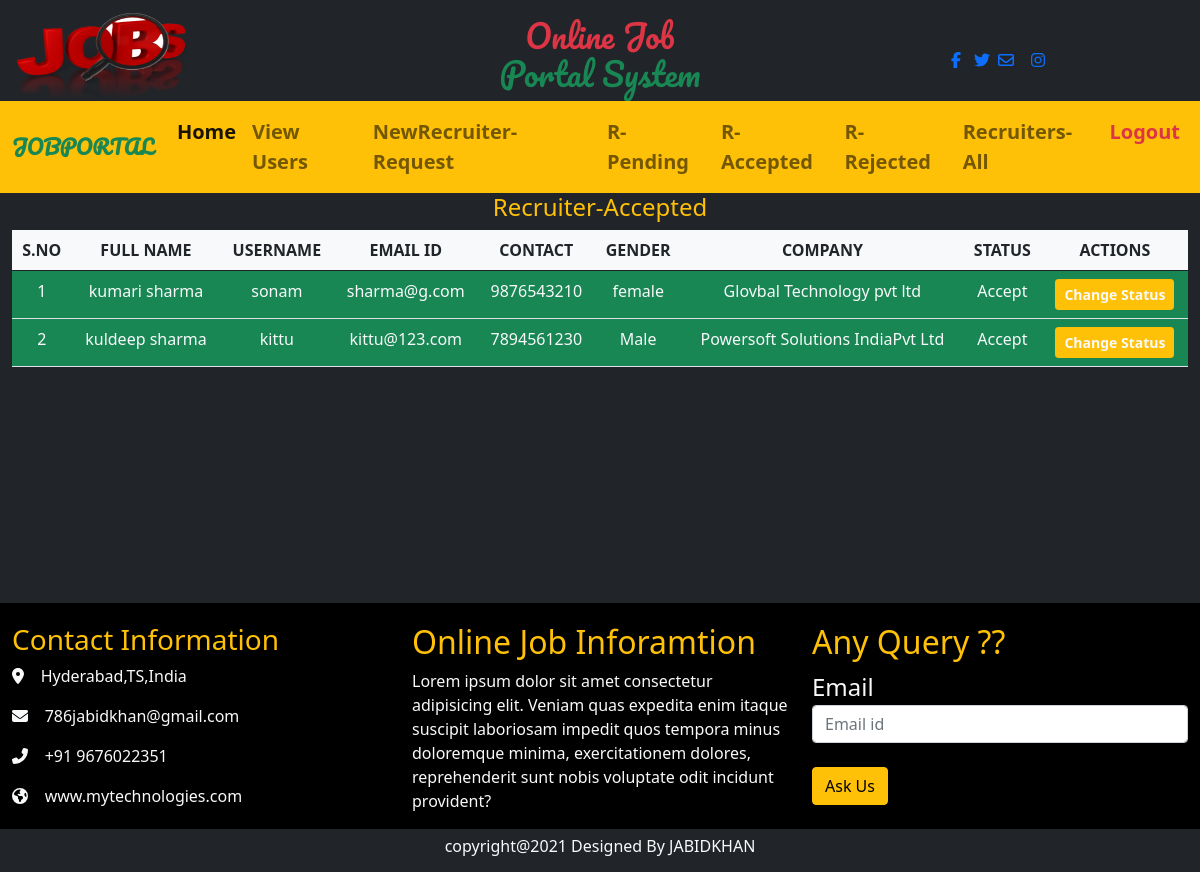
/recruiter_accept/ (signed in), run on the app's committed database.
### job/models.py (models this page shows, shortened)
class Recruiter(models.Model):
    user = models.ForeignKey(User, on_delete=models.CASCADE)
    contact = models.CharField(max_length=15)
    gender = models.CharField(max_length=15)
    user_type = models.CharField(max_length=20)
    company = models.CharField(max_length=30)
    status = models.CharField(max_length=30)

### job/views.py (the view)
# urls.py: path('recruiter_accept/',views.recruiter_accept, name='recruiter_accept'),
def recruiter_accept(request):
    if request.user.is_authenticated:
        recruiter_data = Recruiter.objects.filter(status='Accept')
        return render(request, 'job/recruiter_accept.html',{'recruiter_data': recruiter_data})
    else:
        return HttpResponseRedirect('/admin_login')

### job/templates/job/recruiter_accept.html
{% extends 'job/base.html' %}
{% load static %}
{% block navigation %}
{% include 'job/admin_navigation.html' %}
{% endblock navigation %}
{% block content %}
<div style="height: 410px;">
<div class="container-fluid">
    <h4 class="text-center text-warning"><marquee behavior="" direction="left">Recruiter-Accepted</marquee></h4>
    <div>
        <table  class="table  table-hover text-white text-center ">
            <thead>
                <tr class="bg-light text-dark fw-bold" >
                    <th>S.NO</th>
                    <th>FULL NAME</th>
                    <th>USERNAME</th>
                    <th>EMAIL ID</th>
                    <th>CONTACT</th>
                    <th>GENDER</th>
                    <th>COMPANY</th>
                    <th>STATUS</th>
                    <th>ACTIONS</th>
                </tr>
            </thead>
            <tbody>
                {% for recruiter in recruiter_data %}
                <tr class="bg-success text-light"   >
                    <td>{{forloop.counter}}</td>
                    <td>{{recruiter.user.first_name}} {{recruiter.user.last_name}}</td>
                    <td>{{recruiter.user.username}}</td>
                    <td>{{recruiter.user.email}}</td>
                    <td>{{recruiter.contact}}</td>
                    <td>{{recruiter.gender}}</td>
                    <td>{{recruiter.company}}</td>
                    <td>{{recruiter.status}}</td>
                    <td> <a class="text-light fw-bold btn btn-warning btn-sm" href="{% url 'change_status' recruiter.id %}" >Change Status</a> </td>
                </tr>
                {% endfor %}
            </tbody>
        </table>
    </div>
</div>
</div>
{% endblock content %}

### data on the page
Recruiter: user.first_name "kumari", user.last_name "sharma", user.username "sonam", user.email "sharma@g.com", contact "9876543210", gender "female", company "Glovbal Technology pvt ltd", status "Accept"
Recruiter: user.first_name "kuldeep", user.last_name "sharma", user.username "kittu", user.email "kittu@123.com", contact "7894561230", gender "Male", company "Powersoft Solutions IndiaPvt Ltd", status "Accept"
